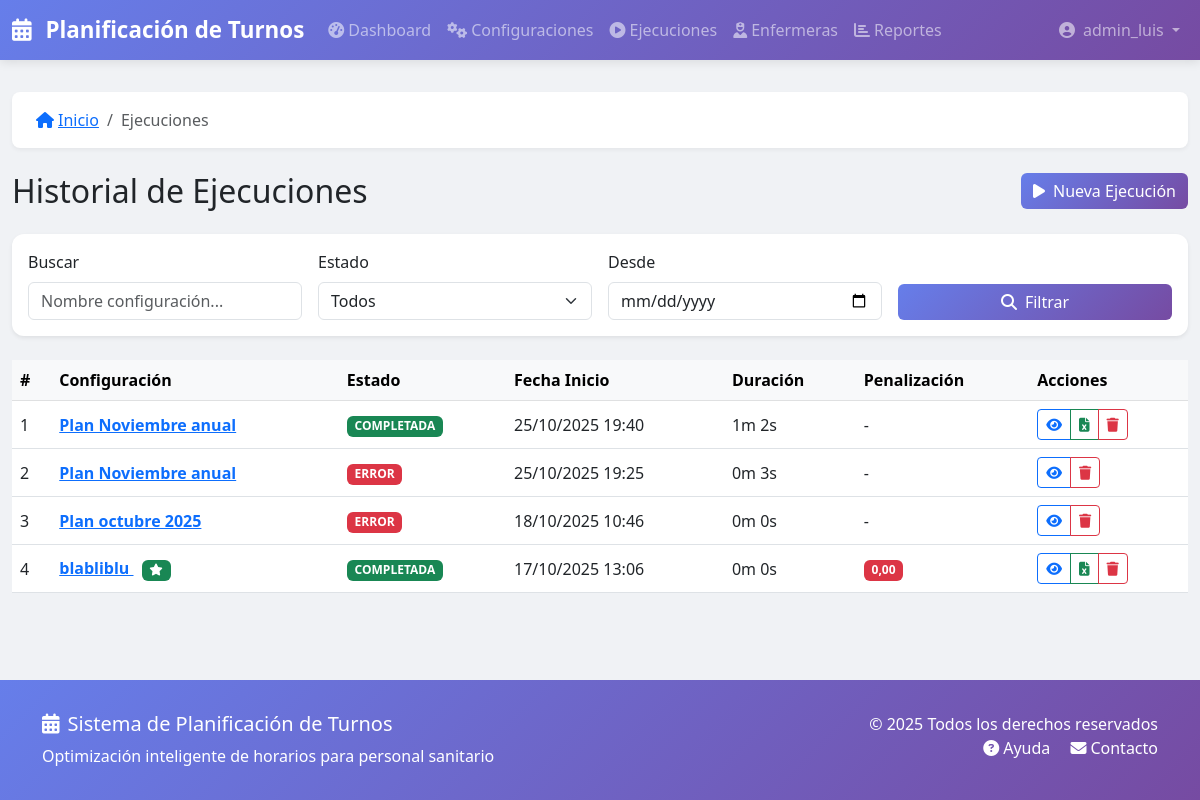
The page /ejecuciones/ (signed in) on the database its author committed.
### turnos/models.py (models this page shows, shortened)
class Ejecucion(models.Model):
    ESTADO_CHOICES = [
        ('PENDIENTE', _('Pendiente')),
        ('PROCESANDO', _('Procesando')),
        ('COMPLETADA', _('Completada')),
        ('ERROR', _('Error')),
    ]
    configuracion = models.ForeignKey(
        ConfiguracionPlanificacion,
        on_delete=models.CASCADE,
        related_name='ejecuciones',
        verbose_name=_('Configuración')
    )
    estado = models.CharField(_('Estado'), max_length=20, choices=ESTADO_CHOICES, default='PENDIENTE')
    fecha_inicio = models.DateTimeField(_('Fecha de inicio'), auto_now_add=True)
    fecha_fin = models.DateTimeField(_('Fecha de fin'), null=True, blank=True)
    es_optima = models.BooleanField(_('Es óptima'), default=False)
    penalizacion_total = models.FloatField(_('Penalización total'), null=True, blank=True)
    resultado = models.JSONField(_('Resultado'), default=dict, blank=True)
    mensajes = models.JSONField(_('Mensajes'), default=dict, blank=True)
    planilla = models.ForeignKey(
        'Planilla',
        on_delete=models.SET_NULL,
        null=True,
        blank=True,
        related_name='ejecucion_generada',
        verbose_name=_('Planilla')
    )
    class Meta:
        verbose_name = _('Ejecución')
        verbose_name_plural = _('Ejecuciones')
        ordering = ['-fecha_inicio']
    @property
    def duracion(self):
        if self.fecha_fin and self.fecha_inicio:
            delta = self.fecha_fin - self.fecha_inicio
            return delta.total_seconds()
        return None

class ConfiguracionPlanificacion(models.Model):
    nombre = models.CharField(_('Nombre'), max_length=200)
    descripcion = models.TextField(_('Descripción'), blank=True)
    activa = models.BooleanField(_('Activa'), default=True)
    num_dias = models.IntegerField(
        _('Número de días'),
        validators=[MinValueValidator(7), MaxValueValidator(365)]
    )
    fecha_inicio = models.DateField(_('Fecha de inicio'))
    enfermeras = models.ManyToManyField(Enfermera, verbose_name=_('Enfermeras'))
    turnos = models.ManyToManyField(TipoTurno, verbose_name=_('Turnos'))
    demanda_por_turno = models.JSONField(
        _('Demanda por turno'),
        default=dict,
        blank=True  # <-- AÑADIDO
    )
    restricciones_duras = models.JSONField(
        _('Restricciones duras'),
        default=list,
        blank=True  # <-- AÑADIDO
    )
    restricciones_blandas = models.JSONField(
        _('Restricciones blandas'),
        default=list,
        blank=True  # <-- AÑADIDO
    )
    num_trabajadores = models.IntegerField(
        _('Número de trabajadores paralelos'),
        default=4,
        validators=[MinValueValidator(1), MaxValueValidator(8)]
    )
    tiempo_maximo_segundos = models.IntegerField(
        _('Tiempo máximo en segundos'),
        default=60,
        validators=[MinValueValidator(10), MaxValueValidator(600)]
    )
    seed = models.IntegerField(_('Semilla aleatoria'), null=True, blank=True)
    creado_por = models.ForeignKey(User, on_delete=models.SET_NULL, null=True, verbose_name=_('Creado por'))
    fecha_creacion = models.DateTimeField(_('Fecha de creación'), auto_now_add=True, editable=False)
    fecha_modificacion = models.DateTimeField(_('Fecha de modificación'), auto_now=True, editable=False)
    class Meta:
        verbose_name = _('Configuración de Planificación')
        verbose_name_plural = _('Configuraciones de Planificación')
        ordering = ['-fecha_creacion']

### turnos/views.py (the view)
# urls.py: path('ejecuciones/', views.EjecucionListView.as_view(), name='ejecucion_lista'),
class EjecucionListView(LoginRequiredMixin, SearchMixin, FilterMixin, PaginationMixin, ListView):
    model = Ejecucion
    template_name = 'turnos/ejecucion_list.html'
    context_object_name = 'ejecuciones'
    paginate_by = 20
    search_fields = ['configuracion__nombre']
    def get_queryset(self):
        queryset = super().get_queryset()
        queryset = queryset.select_related('configuracion', 'planilla')
        estado = self.request.GET.get('estado')
        if estado:
            queryset = queryset.filter(estado=estado)
        config_id = self.request.GET.get('proyecto_turnos')
        if config_id:
            queryset = queryset.filter(configuracion_id=config_id)
        return queryset.order_by('-fecha_inicio')

### backups/backup_20251025_181627/turnos/templates/turnos/ejecucion_list.html (shortened to what this page needs)
{% extends 'base.html' %}
{% load static %}
{% load i18n %}
{% load turnos_extras %}
{% block breadcrumb_items %}
    <li class="breadcrumb-item active">{% trans "Ejecuciones" %}</li>
{% endblock %}
{% block content %}
<div class="d-flex justify-content-between align-items-center mb-4">
    <h2 class="mb-0">{% trans "Historial de Ejecuciones" %}</h2>
    <a href="{% url 'turnos:config_lista' %}" class="btn btn-primary">
        <i class="fas fa-play me-2"></i>{% trans "Nueva Ejecución" %}
    </a>
</div>
<div class="card shadow-sm mb-4">
    <div class="card-body">
        <form method="get" action="" class="row g-3 align-items-end">
            <div class="col-md-3">
                <label class="form-label">{% trans "Buscar" %}</label>
                <input type="text" name="q" class="form-control" value="{{ request.GET.q|default:'' }}"
                       placeholder="{% trans 'Nombre configuración...' %}">
            </div>
            <div class="col-md-3">
                <label class="form-label">{% trans "Estado" %}</label>
                <select name="estado" class="form-select">
                    <option value="">{% trans "Todos" %}</option>
                </select>
            </div>
            <div class="col-md-3">
                <label class="form-label">{% trans "Desde" %}</label>
                <input type="date" name="fecha_desde" class="form-control" value="{{ request.GET.fecha_desde }}">
            </div>
            <div class="col-md-3 d-grid">
                <button type="submit" class="btn btn-primary">
                    <i class="fas fa-search me-2"></i>{% trans "Filtrar" %}
                </button>
            </div>
        </form>
    </div>
</div>
{% if ejecuciones %}
<div class="table-responsive">
    <table class="table table-hover align-middle">
        <thead class="table-light">
            <tr>
                <th>#</th>
                <th>{% trans "Configuración" %}</th>
                <th>{% trans "Estado" %}</th>
                <th>{% trans "Fecha Inicio" %}</th>
                <th>{% trans "Duración" %}</th>
                <th>{% trans "Penalización" %}</th>
                <th>{% trans "Acciones" %}</th>
            </tr>
        </thead>
        <tbody>
            {% for ejecucion in ejecuciones %}
            <tr>
                <td>{{ forloop.counter }}</td>
                <td>
                    <a href="{% url 'turnos:ejecucion_detalle' ejecucion.id %}" class="fw-bold">
                        {{ ejecucion.configuracion.nombre }}
                    </a>
                    {% if ejecucion.es_optima %}
                        <span class="badge bg-success ms-2">
                            <i class="fas fa-star"></i>
                        </span>
                    {% endif %}
                </td>
                <td>{{ ejecucion.estado|estado_badge }}</td>
                <td>{{ ejecucion.fecha_inicio|date:"d/m/Y H:i" }}</td>
                <td>
                    {% if ejecucion.duracion %}
                        {{ ejecucion.duracion|format_duration }}
                    {% else %}
                        -
                    {% endif %}
                </td>
                <td>
                    {% if ejecucion.penalizacion_total is not None %}
                        <span class="badge bg-{{ ejecucion.penalizacion_total|progress_color }}">
                            {{ ejecucion.penalizacion_total|floatformat:2 }}
                        </span>
                    {% else %}
                        -
                    {% endif %}
                </td>
                <td>
                    <div class="btn-group btn-group-sm">
                        <a href="{% url 'turnos:ejecucion_detalle' ejecucion.id %}"
                           class="btn btn-outline-primary"
                           title="{% trans 'Ver detalles' %}">
                            <i class="fas fa-eye"></i>
                        </a>
                        {% if ejecucion.estado == 'COMPLETADA' %}
                        <a href="{% url 'turnos:ejecucion_exportar_excel' ejecucion.id %}"
                           class="btn btn-outline-success"
                           title="{% trans 'Exportar Excel' %}">
                            <i class="fas fa-file-excel"></i>
                        </a>
                        {% endif %}
                        <a href="{% url 'turnos:ejecucion_eliminar' ejecucion.id %}"
                           class="btn btn-outline-danger"
                           title="{% trans 'Eliminar' %}">
                            <i class="fas fa-trash"></i>
                        </a>
                    </div>
                </td>
            </tr>
            {% endfor %}
        </tbody>
    </table>
</div>
{% endif %}
{% endblock %}

### backups/backup_20251025_181627/turnos/templates/base.html (shortened to what this page needs)
{% load static %}
{% load i18n %}
<!DOCTYPE html>
<html lang="es">
<head>
    <link href="https://cdn.jsdelivr.net/npm/bootstrap@5.3.0/dist/css/bootstrap.min.css" rel="stylesheet">
    <link rel="stylesheet" href="https://cdnjs.cloudflare.com/ajax/libs/font-awesome/6.4.0/css/all.min.css">
</head>
<body>
    <nav class="navbar navbar-expand-lg navbar-dark">
        <div class="container-fluid">
            <a class="navbar-brand" href="{% url 'turnos:dashboard' %}">
                <i class="fas fa-calendar-alt me-2"></i>
                Planificación de Turnos
            </a>
            <div class="collapse navbar-collapse" id="navbarNav">
                <ul class="navbar-nav me-auto">
                    <li class="nav-item">
                        <a class="nav-link" href="{% url 'turnos:dashboard' %}">
                            <i class="fas fa-tachometer-alt me-1"></i>Dashboard
                        </a>
                    </li>
                    <li class="nav-item">
                        <a class="nav-link" href="{% url 'turnos:config_lista' %}">
                            <i class="fas fa-cogs me-1"></i>Configuraciones
                        </a>
                    </li>
                    <li class="nav-item">
                        <a class="nav-link" href="{% url 'turnos:ejecucion_lista' %}">
                            <i class="fas fa-play-circle me-1"></i>Ejecuciones
                        </a>
                    </li>
                    <li class="nav-item">
                        <a class="nav-link" href="{% url 'turnos:enfermera_lista' %}">
                            <i class="fas fa-user-nurse me-1"></i>Enfermeras
                        </a>
                    </li>
                    <li class="nav-item">
                        <a class="nav-link" href="{% url 'turnos:reportes' %}">
                            <i class="fas fa-chart-bar me-1"></i>Reportes
                        </a>
                    </li>
                </ul>
                <ul class="navbar-nav">
                    {% if user.is_authenticated %}
                    <li class="nav-item dropdown">
                        <a class="nav-link dropdown-toggle" href="#" id="userDropdown" role="button" data-bs-toggle="dropdown">
                            <i class="fas fa-user-circle me-1"></i>
                            {{ user.get_full_name|default:user.username }}
                        </a>
                    </li>
                    {% else %}
                    <li class="nav-item">
                        <a class="nav-link" href="{% url 'accounts:login' %}">
                            <i class="fas fa-sign-in-alt me-1"></i>Iniciar Sesión
                        </a>
                    </li>
                    {% endif %}
                </ul>
            </div>
        </div>
    </nav>
    <main class="main-content">
        <div class="container-fluid">
            {% block breadcrumb %}
            <nav aria-label="breadcrumb">
                <ol class="breadcrumb">
                    <li class="breadcrumb-item">
                        <a href="{% url 'turnos:dashboard' %}">
                            <i class="fas fa-home me-1"></i>Inicio
                        </a>
                    </li>
                    {% block breadcrumb_items %}{% endblock %}
                </ol>
            </nav>
            {% endblock %}
            {% block content %}{% endblock %}
        </div>
    </main>
    <footer>
        <div class="container">
            <div class="row">
                <div class="col-md-6">
                    <h5><i class="fas fa-calendar-alt me-2"></i>Sistema de Planificación de Turnos</h5>
                    <p class="mb-0">Optimización inteligente de horarios para personal sanitario</p>
                </div>
                <div class="col-md-6 text-md-end">
                    <p class="mb-0">&copy; 2025 Todos los derechos reservados</p>
                    <p class="mb-0">
                        <a href="#" class="text-white text-decoration-none me-3">
                            <i class="fas fa-question-circle me-1"></i>Ayuda
                        </a>
                        <a href="#" class="text-white text-decoration-none">
                            <i class="fas fa-envelope me-1"></i>Contacto
                        </a>
                    </p>
                </div>
            </div>
        </div>
    </footer>
</body>
</html>

### rows shown on the page
Ejecucion: configuracion.nombre "Plan Noviembre anual", estado|estado_badge "COMPLETADA", fecha_inicio "25/10/2025 19:40", duracion "1m 2s"
Ejecucion: configuracion.nombre "Plan Noviembre anual", estado|estado_badge "ERROR", fecha_inicio "25/10/2025 19:25", duracion "0m 3s"
Ejecucion: configuracion.nombre "Plan octubre 2025", estado|estado_badge "ERROR", fecha_inicio "18/10/2025 10:46", duracion "0m 0s"
Ejecucion: configuracion.nombre "blabliblu", es_optima True (drawn), estado|estado_badge "COMPLETADA", fecha_inicio "17/10/2025 13:06", duracion "0m 0s", penalizacion_total "0,00"

### other values the page prints
{{ user.get_full_name|default:user.username }} "admin_luis"
